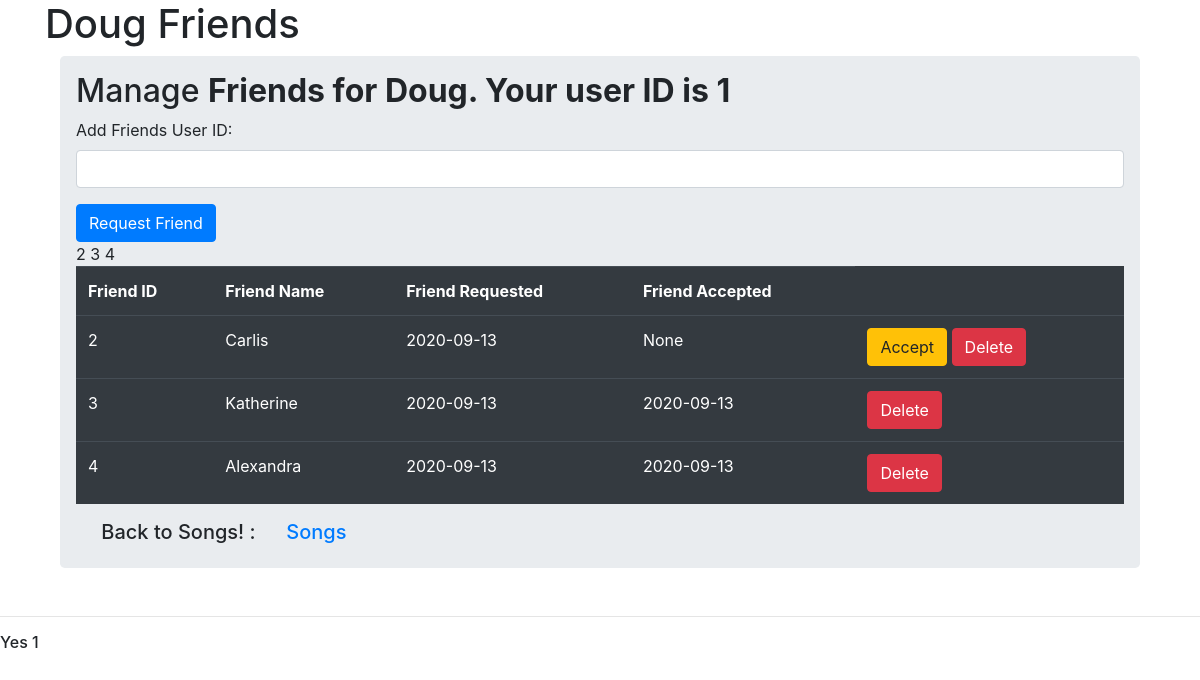
Page /friend (signed in) on the committed database.
### song6.py (models this page shows)
class User(db.Model):
    id = db.Column(db.Integer, primary_key=True)
    user = db.Column(db.String(40), index=True, unique=True)
    password_hash = db.Column(db.String(128))
    songs = db.relationship('Song', backref='user', lazy=True)
    def __repr__(self):
        return '<User  {}>'.format(self.user)

class Friends(db.Model):
    id = db.Column(db.Integer, primary_key=True)
    user_id = db.Column(db.Integer, db.ForeignKey('user.id'))
    friend_id = db.Column(db.Integer, db.ForeignKey('user.id'))
    friend_name = db.Column(db.String(40))
    user_request = db.Column(db.Date, default=date.today)
    acceptance = db.Column(db.Date)

### song6.py (the view)
@app.route('/friend', methods=['GET', 'POST'])
def friend():
    if 'username' in session:
        print("This is friend home")
        print(session['username'])
        name = (session['username'])
        u = User.query.filter_by(user=name).first()
        friend = Friends.query.filter_by(user_id=u.id).order_by(Friends.friend_id)
        print(friend)
        print(u)
        print(u.id, u.user)
        print(cat)
        return render_template('friends6.html', title=name + ' Friends', user=u, friend=friend)
    else:
        return redirect(url_for('login'))

### templates/friends6.html (shortened to what this page needs)
{% extends "layout6.html" %}
    {% block title %} {{ title }} {% endblock %}
    {% block content %}
    <div class="container">
        <div class="row">
            <div class="col md-12">
                <div class="jumbotron p-3">
                    <h2>Manage <b> Friends for {{ user.user }}. Your user ID is {{ user.id }} </b></h2>
                        <form action="{{url_for('insert_friend')}}" method="POST">
                            <div class="form-group">
                                <label>Add Friends User ID: </label>
                                <input type="number" class="form-control" name="friend_id" required="1">
                            </div>
                            <button class="btn btn-primary" type="submit">Request Friend</button>
                        </form>
                <table class="table table-hover table-dark">
                        <tr>
                            <th>Friend ID</th>
                            <th>Friend Name</th>
                            <th>Friend Requested</th>
                            <th>Friend Accepted</th>
                        </tr>
                        {% for friend in friend %}
                        <tr>
                            <td>{{friend.friend_id}}</td>
                            <td>{{friend.friend_name}}</td>
                            <td>{{friend.user_request}}</td>
                            <td>{{friend.acceptance}}</td>
                            <td>
                                {%if friend.acceptance == None %}
                                <a href="/accept_friend/{{friend.id}}" class="btn btn-warning btn-xs" onclick="return confirm('Sounds great!')">Accept</a>
                                <a href="/delete_friend/{{friend.id}}" class="btn btn-danger btn-xs" onclick="return confirm('Are You Sure?')">Delete</a>
                                {% else %}
                                <a href="/delete_friend/{{friend.id}}" class="btn btn-danger btn-xs" onclick="return confirm('Are You Sure?')">Delete</a>
                            </td>
                            {% endif %}
                        </tr>
                        {% endfor %}
                    </table>
                    <div>
                        <h5>&emsp; Back to Songs! : &emsp; <a href="{{ url_for('user_home') }}">Songs</a></h5>
                    </div>
                </div>
            </div>
        </div>
    </div>
    {% endblock %}

### rows in the picture
User: user "Doug", id "1"
Friends: friend_id "2", friend_name "Carlis", user_request "2020-09-13", acceptance "None"
Friends: friend_id "3", friend_name "Katherine", user_request "2020-09-13", acceptance "2020-09-13"
Friends: friend_id "4", friend_name "Alexandra", user_request "2020-09-13", acceptance "2020-09-13"

### other values in the picture
{{ title }} "Doug Friends"
